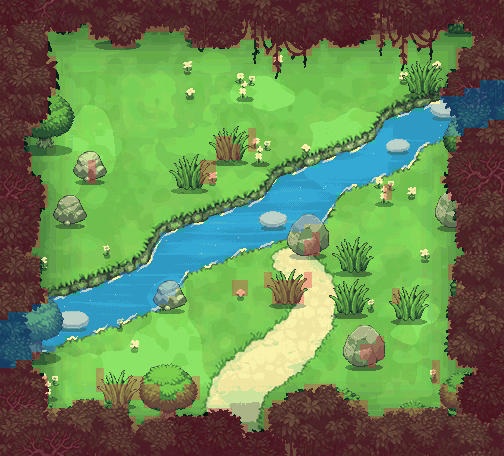

A level layout from a 2D game, rendered from its tile map. Below: a short description, then the map file with its tile-grid data intact:
An orthogonal 63x57 tile map with 8x8 px tiles, 1 tile layer (collision_8px), 1 image layer.

<map version="1.10" tiledversion="1.10.2" orientation="orthogonal" renderorder="right-down" width="63" height="57" tilewidth="8" tileheight="8" infinite="0" nextlayerid="4" nextobjectid="1">
 <properties>
  <property name="moteur" value="RogueEssence / PMDO" />
  <property name="case_lecture_px" type="int" value="24" />
  <property name="viewport" value="320x240" />
 </properties>
 <tileset firstgid="1" source="brosse_collision.tsx" />
 <imagelayer id="1" name="fond">
  <image source="fond.png" width="504" height="456" />
 </imagelayer>
 <layer id="2" name="collision_8px" width="63" height="57" opacity="0.55">
  <data encoding="csv">
2,2,2,2,2,2,2,2,2,2,2,2,2,2,2,2,2,2,2,2,2,2,2,2,2,2,2,2,2,2,2,2,2,2,2,2,2,2,2,2,2,2,2,2,2,2,2,2,2,2,2,2,2,2,2,2,2,2,2,2,2,2,2,
2,2,2,2,2,2,2,2,2,2,2,2,2,2,2,2,2,2,2,2,2,2,2,2,2,2,2,2,2,2,2,2,2,2,2,2,2,2,2,2,2,2,2,2,2,2,2,2,2,2,2,2,2,2,2,2,2,2,2,2,2,2,2,
2,2,2,2,2,2,2,2,2,2,2,2,2,2,2,2,2,2,2,2,2,2,2,2,2,2,2,2,2,2,2,2,2,2,2,2,2,2,2,2,2,2,2,2,2,2,2,2,2,2,2,2,2,2,2,2,2,2,2,2,2,2,2,
2,2,2,2,2,2,2,2,2,2,1,2,2,2,2,2,2,2,2,2,2,2,2,2,2,2,2,2,2,2,2,2,2,2,2,2,2,2,2,2,2,2,2,2,2,2,2,2,2,2,2,2,2,2,2,2,1,1,2,2,2,2,2,
2,2,2,2,2,2,1,1,1,1,1,2,2,2,2,2,2,2,1,1,1,1,1,2,2,2,2,2,2,2,2,2,2,2,2,2,2,2,2,2,2,2,2,2,2,2,2,2,2,2,2,2,2,2,2,1,1,1,1,2,2,2,2,
2,2,2,2,2,2,1,1,1,1,1,1,1,1,2,2,2,1,1,1,1,1,1,1,2,2,2,2,2,2,1,1,2,1,2,2,2,2,2,2,1,2,2,2,2,1,1,2,1,2,2,1,2,2,1,1,1,1,1,2,2,2,2,
2,2,2,2,2,2,1,1,1,1,1,1,1,1,1,1,1,1,1,1,1,1,1,1,1,1,1,1,1,1,1,1,1,2,2,1,2,2,2,1,1,1,1,1,1,1,1,1,1,1,2,1,1,1,1,1,1,2,2,2,2,2,2,
2,2,2,2,2,2,2,1,1,1,1,1,1,1,1,1,1,1,1,1,1,1,1,1,1,1,1,1,1,1,1,1,1,1,2,1,1,1,1,1,1,1,1,1,1,1,1,1,1,1,2,1,1,1,1,1,1,2,2,2,2,2,2,
2,2,2,2,2,2,2,1,1,1,1,1,1,1,1,1,1,1,1,1,1,1,1,1,1,1,1,1,1,1,1,1,1,1,2,1,1,1,1,1,1,1,1,1,1,1,1,1,1,1,1,1,1,1,1,1,1,2,2,2,2,2,2,
2,2,2,2,2,2,2,1,1,1,1,1,1,1,1,1,1,1,1,1,1,1,1,1,1,1,1,1,1,1,1,1,1,1,1,1,1,1,1,1,1,1,1,1,1,1,1,1,1,1,1,1,1,1,1,1,2,2,2,2,2,2,2,
2,2,2,2,2,2,2,1,1,1,1,1,1,1,1,1,1,1,1,1,1,1,1,1,1,1,1,1,1,1,1,1,1,1,1,1,1,1,1,1,1,1,1,1,1,1,1,1,1,1,1,1,1,1,1,1,2,2,2,2,3,3,3,
2,2,2,2,2,2,2,1,1,1,1,1,1,1,1,1,1,1,1,1,1,1,1,1,1,1,1,1,1,1,1,1,1,1,1,1,1,1,1,1,1,1,1,1,1,1,1,1,1,1,1,1,1,1,1,2,2,2,3,3,3,3,3,
2,2,2,2,2,2,1,1,1,1,1,1,1,1,1,1,1,1,1,1,1,1,1,1,1,1,1,1,1,1,1,1,1,1,1,1,1,1,1,1,1,1,1,1,1,1,1,1,1,1,1,1,1,1,1,3,3,3,3,3,3,3,3,
2,2,2,2,2,2,1,1,1,1,1,1,1,1,1,1,1,1,1,1,1,1,1,1,1,1,1,1,1,1,1,1,1,1,1,1,1,1,1,1,1,1,1,1,1,1,1,1,1,1,1,1,1,3,3,3,3,3,3,3,3,3,3,
2,2,2,2,2,2,1,1,1,1,1,1,1,1,1,1,1,1,1,1,1,1,1,1,1,1,1,1,1,1,1,1,1,1,1,1,1,1,1,1,1,1,1,1,1,1,1,1,1,1,3,3,3,3,3,3,3,3,3,3,3,3,3,
2,2,2,2,2,1,1,1,1,1,1,1,1,1,1,1,1,1,1,1,1,1,1,1,1,1,1,1,1,1,1,1,1,1,1,1,1,1,1,1,1,1,1,1,1,1,1,1,3,3,3,3,3,3,3,3,3,3,3,3,3,2,2,
2,2,2,2,1,1,1,1,1,1,1,1,1,1,1,1,1,1,1,1,1,1,1,1,1,1,1,1,1,1,1,2,1,1,1,1,1,1,1,1,1,1,1,1,1,1,1,3,3,3,3,3,3,3,3,3,3,3,2,2,2,2,2,
2,2,2,1,1,1,1,1,1,1,1,1,1,1,1,1,1,1,1,1,1,1,1,1,1,1,1,2,2,1,1,2,1,1,1,1,1,1,1,1,1,1,1,1,1,1,1,3,3,3,3,3,3,3,3,1,1,2,2,2,2,2,2,
2,2,2,1,1,1,1,1,1,1,1,1,1,1,1,1,1,1,1,1,1,1,1,1,1,1,1,2,2,2,1,2,1,1,1,1,1,1,1,1,1,1,1,1,1,3,3,3,3,3,3,3,3,1,1,1,1,2,2,2,2,2,2,
2,2,2,2,1,1,1,1,1,1,1,1,1,1,1,1,1,1,1,1,1,1,1,1,1,1,1,2,2,2,1,1,1,1,1,1,1,1,1,1,1,1,3,3,3,3,3,3,3,3,3,3,1,1,1,1,2,2,2,2,2,2,2,
2,2,2,2,1,1,1,1,1,1,1,2,1,1,1,1,1,1,1,1,1,1,1,1,1,2,2,1,1,1,1,1,1,1,1,1,1,1,1,1,3,3,3,3,3,3,3,3,3,3,3,1,1,1,1,1,2,2,2,2,2,2,2,
2,2,2,2,1,1,1,1,1,1,1,2,1,1,1,1,1,1,1,1,1,1,1,1,1,2,2,1,1,1,1,1,1,1,1,1,1,3,3,3,3,3,3,3,3,3,3,3,3,1,1,1,1,1,1,1,2,2,2,2,2,2,2,
2,2,2,2,2,1,1,1,1,1,1,2,1,1,1,1,1,1,1,1,1,1,1,1,1,2,2,1,1,1,1,1,1,1,1,3,3,3,3,3,3,3,3,3,3,3,3,1,1,1,1,1,1,1,1,2,2,2,2,2,2,2,2,
2,2,2,2,2,2,1,1,1,1,1,1,1,1,1,1,1,1,1,1,1,1,1,1,1,1,1,1,1,1,1,1,1,1,3,3,3,3,3,3,3,3,3,3,1,1,1,1,2,1,1,1,1,1,1,1,2,2,2,2,2,2,2,
2,2,2,2,2,2,1,1,1,1,1,1,1,1,1,1,1,1,1,1,1,1,1,1,1,1,1,1,1,1,1,1,1,3,3,3,3,3,3,3,3,3,1,1,1,1,1,1,2,1,1,1,1,1,1,1,2,2,2,2,2,2,2,
2,2,2,2,2,2,1,1,1,1,1,1,1,1,1,1,1,1,1,1,1,1,1,1,1,1,1,1,1,1,1,3,3,3,3,3,3,3,3,3,3,3,1,1,1,1,1,1,1,1,1,1,1,1,1,1,1,2,2,2,2,2,2,
2,2,2,2,2,1,1,1,1,1,1,1,1,1,1,1,1,1,1,1,1,1,1,1,1,1,1,1,3,3,3,3,3,3,3,3,3,3,3,3,3,1,1,1,1,1,1,1,1,1,1,1,1,1,1,1,1,2,2,2,2,2,2,
2,2,2,2,2,1,1,1,1,1,1,1,1,1,1,1,1,1,1,1,1,1,1,1,1,1,3,3,3,3,3,3,3,3,3,3,3,3,3,3,3,1,1,1,1,1,1,1,1,1,1,1,1,1,1,1,1,2,2,2,2,2,2,
2,2,2,2,2,1,1,1,1,1,1,1,1,1,1,1,1,1,1,1,1,1,1,3,3,3,3,3,3,3,3,3,3,3,3,3,3,3,1,1,1,1,1,1,1,1,1,1,1,1,1,1,1,1,1,1,1,2,2,2,2,2,2,
2,2,2,2,2,1,1,1,1,1,1,1,1,1,1,1,1,1,1,1,3,3,3,3,3,3,3,3,3,3,3,3,3,3,3,3,1,1,1,2,1,1,1,1,1,1,1,1,1,1,1,1,1,1,1,1,1,2,2,2,2,2,2,
2,2,2,2,2,1,1,1,1,1,1,1,1,1,1,1,1,1,1,1,3,3,3,3,3,3,3,3,3,3,3,3,3,3,1,1,1,1,2,2,1,1,1,1,1,1,1,1,1,1,1,1,1,1,1,1,1,2,2,2,2,2,2,
2,2,2,2,1,1,1,1,1,1,1,1,1,1,1,1,1,1,1,3,3,3,3,3,3,3,3,3,3,3,1,1,1,1,1,1,1,1,2,2,1,1,1,1,1,1,1,1,1,1,1,1,1,1,1,1,1,1,2,2,2,2,2,
2,2,2,2,2,1,1,1,1,1,1,1,1,1,1,1,1,1,1,3,3,3,3,3,3,3,3,3,1,1,1,1,1,1,1,1,1,1,1,1,1,1,1,1,1,1,1,1,1,1,1,1,1,1,1,1,1,2,2,2,2,2,2,
2,2,2,2,2,1,1,1,1,1,1,1,1,1,1,1,1,3,3,3,3,3,3,3,3,1,1,1,1,1,1,1,1,1,1,1,1,1,1,1,1,1,1,1,1,1,1,1,1,1,1,1,1,1,1,1,2,2,2,2,2,2,2,
2,2,2,2,2,1,1,1,1,1,1,1,1,1,1,3,3,3,3,3,3,3,3,1,1,1,1,1,1,1,1,1,1,2,1,1,1,1,2,1,1,1,1,1,1,1,1,1,1,1,1,1,1,1,1,1,2,2,2,2,2,2,2,
2,2,2,2,2,1,1,1,1,1,1,1,1,3,3,3,3,3,3,3,3,3,3,1,1,1,1,1,1,2,2,1,1,2,2,2,2,2,2,1,1,1,1,1,1,1,1,1,1,1,1,1,1,1,1,1,1,2,2,2,2,2,2,
2,2,2,2,2,2,1,1,1,1,3,3,3,3,3,3,3,3,3,3,3,3,1,1,1,1,1,1,1,2,2,1,1,1,2,2,2,2,1,1,1,1,1,1,1,1,1,1,1,2,1,1,1,1,1,1,1,2,2,2,2,2,2,
2,2,2,2,2,2,3,3,3,3,3,3,3,3,3,3,3,3,3,3,3,1,1,1,1,1,1,1,1,1,1,1,1,1,2,2,2,2,1,1,1,1,1,1,1,1,1,1,1,2,1,1,1,1,1,1,2,2,2,2,2,2,2,
2,2,2,2,3,3,3,3,3,3,3,3,3,3,3,3,3,3,3,3,1,1,1,1,1,1,1,1,1,1,1,1,1,1,1,1,1,1,1,1,1,1,1,1,1,1,1,1,1,1,1,1,1,1,1,1,2,2,2,2,2,2,2,
2,3,3,3,3,3,3,3,3,3,3,3,3,3,3,3,3,1,1,1,1,1,1,1,1,1,1,1,1,1,1,1,1,1,1,1,1,1,1,1,1,1,1,1,1,1,1,1,1,1,1,1,1,1,1,1,2,2,2,2,2,2,2,
3,3,3,3,3,3,3,3,3,3,3,3,3,3,3,1,1,1,1,1,1,1,1,1,1,1,1,1,1,1,1,1,1,1,1,1,1,1,1,1,1,1,1,1,1,1,1,1,1,1,1,1,1,1,1,1,2,2,2,2,2,2,2,
3,3,3,3,3,3,3,3,3,3,3,3,1,1,1,1,1,1,1,1,1,1,1,1,1,1,1,1,1,1,1,1,1,1,1,1,1,1,1,1,1,1,1,1,1,1,1,1,1,1,1,1,1,1,1,1,2,2,2,2,2,2,2,
3,3,3,3,3,3,3,3,1,1,1,1,1,1,1,1,1,1,1,1,1,1,1,1,1,1,1,1,1,1,1,1,1,1,1,1,1,1,1,1,1,1,1,1,1,1,1,2,1,1,1,1,1,1,1,1,2,2,2,2,2,2,2,
3,3,3,3,3,3,3,1,1,1,1,1,1,1,1,1,1,1,1,1,1,1,1,1,1,1,1,1,1,1,1,1,1,1,1,1,1,1,1,1,1,1,1,1,1,2,2,2,1,1,1,1,1,1,1,1,2,2,2,2,2,2,2,
3,3,3,3,2,1,1,1,1,1,1,1,1,1,1,1,1,1,1,1,1,1,1,1,1,1,1,1,1,1,1,1,1,1,1,1,1,1,1,1,1,1,1,1,1,2,2,2,1,1,1,1,1,1,1,1,2,2,2,2,2,2,2,
3,3,2,2,1,1,1,1,1,1,1,1,1,1,1,1,1,1,1,1,1,1,1,1,1,1,1,1,1,1,1,1,1,1,1,1,1,1,1,1,1,1,1,1,1,1,2,1,1,1,1,1,1,1,2,1,1,2,2,2,2,2,2,
2,2,2,2,2,1,1,1,1,1,1,1,2,1,1,1,1,1,1,1,1,1,1,1,1,1,1,1,1,1,1,1,1,1,1,1,1,1,1,1,1,1,1,1,1,1,1,1,1,1,1,1,1,1,2,1,1,1,1,2,2,2,2,
2,2,2,2,2,2,1,1,1,1,1,1,2,1,1,1,2,2,1,1,1,1,1,1,2,1,1,1,1,1,1,1,1,1,1,1,1,1,1,1,1,1,1,1,1,1,1,1,1,1,1,1,1,1,2,1,1,1,2,2,2,2,2,
2,2,2,2,2,2,1,1,1,1,1,1,2,2,2,2,2,2,2,2,1,1,1,2,2,1,1,1,1,1,1,1,1,1,1,1,1,1,2,2,2,2,1,1,1,1,1,1,1,1,1,1,1,1,1,2,1,2,2,2,2,2,2,
2,2,2,2,2,2,1,1,1,1,1,1,1,2,2,2,2,2,2,2,1,1,2,2,2,1,1,1,1,1,1,1,1,1,1,1,2,2,2,2,2,2,2,1,1,1,1,1,1,1,1,1,1,1,1,2,2,2,2,2,2,2,2,
2,2,2,2,2,2,1,1,1,2,2,2,2,1,2,2,1,1,2,2,2,2,2,2,1,1,1,1,1,1,1,1,1,1,2,2,2,2,2,2,2,2,2,2,2,2,1,1,1,1,1,1,1,1,1,2,2,2,2,2,2,2,2,
2,2,2,2,2,2,2,2,2,2,2,2,2,2,2,2,1,1,1,1,2,2,1,1,1,1,2,2,2,1,1,1,1,2,2,2,2,2,2,2,2,2,2,2,2,2,1,1,2,2,2,2,2,2,2,2,1,2,2,2,2,2,2,
2,2,2,2,2,2,2,2,2,2,2,2,2,2,2,2,2,1,2,2,2,2,2,2,2,2,2,2,2,2,1,1,1,2,2,2,2,2,2,2,2,2,2,2,2,2,2,2,2,2,2,2,2,2,2,2,2,2,2,2,2,2,2,
2,2,2,2,2,2,2,2,2,2,2,2,2,2,2,2,2,2,2,2,2,2,2,2,2,2,2,2,2,2,2,1,1,2,2,2,2,2,2,2,2,2,2,2,2,2,2,2,2,2,2,2,2,2,2,2,2,2,2,2,2,2,2,
2,2,2,2,2,2,2,2,2,2,2,2,2,2,2,2,2,2,2,2,2,2,2,2,2,2,2,2,2,2,2,2,2,2,2,2,2,2,2,2,2,2,2,2,2,2,2,2,2,2,2,2,2,2,2,2,2,2,2,2,2,2,2,
2,2,2,2,2,2,2,2,2,2,2,2,2,2,2,2,2,2,2,2,2,2,2,2,2,2,2,2,2,2,2,2,2,2,2,2,2,2,2,2,2,2,2,2,2,2,2,2,2,2,2,2,2,2,2,2,2,2,2,2,2,2,2,
2,2,2,2,2,2,2,2,2,2,2,2,2,2,2,2,2,2,2,2,2,2,2,2,2,2,2,2,2,2,2,2,2,2,2,2,2,2,2,2,2,2,2,2,2,2,2,2,2,2,2,2,2,2,2,2,2,2,2,2,2,2,2
  </data>
 </layer>
</map>
